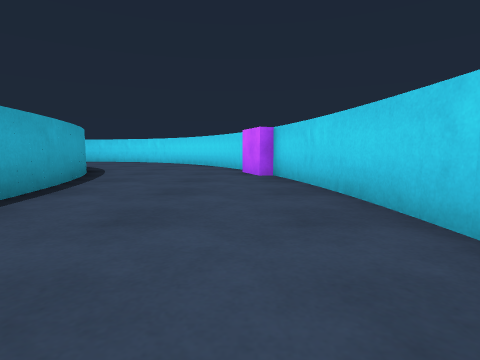
[1] (above)

16 first-person views from a walk through a world built for the Gazebo simulator. The camera is 0.53 m above the floor, tilts 6° down and sees 80° across. The floor is counted in squares, 1 m on a side. Each view is taken from the middle of a square. On the plan, view 1 faces up. The plan holds only what a view shows up to about 9 squares ahead; the rest is blank. The place goes on beyond the plan. Robots are left out.

[2]
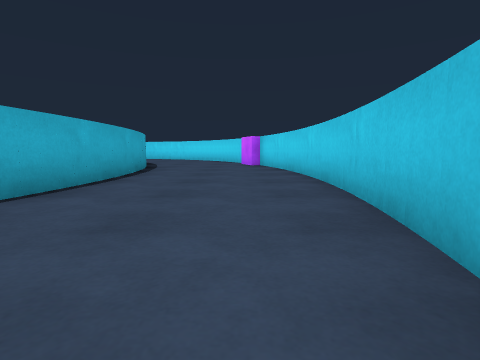

[3]
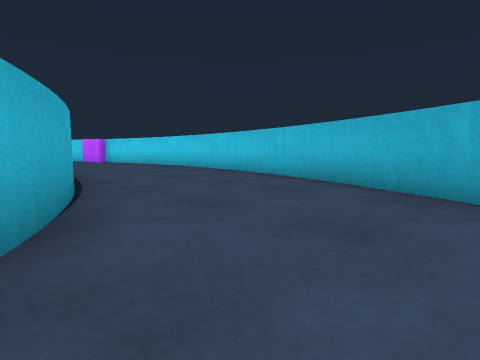

[4]
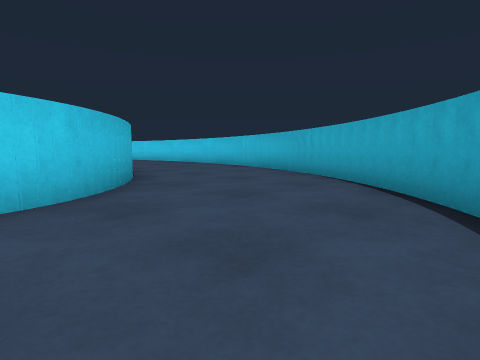

[5]
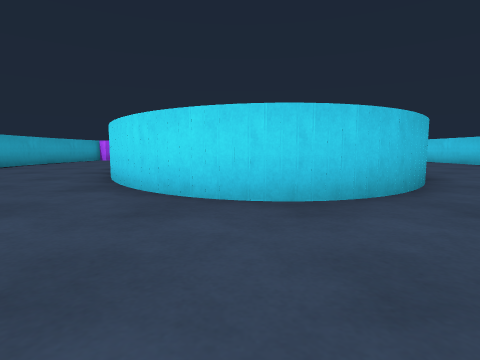

[6]
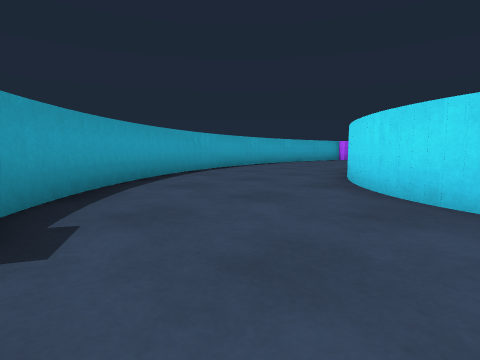

[7]
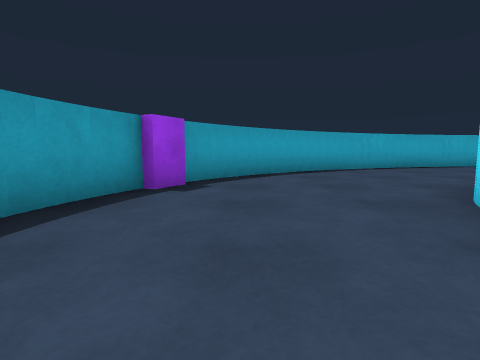

[8]
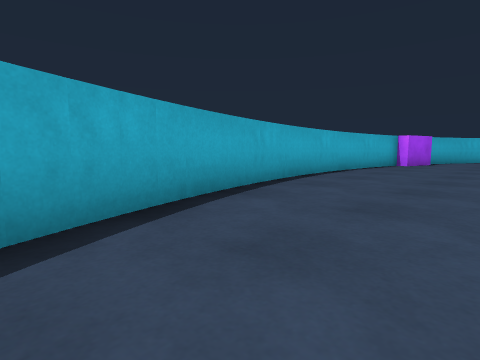

[9]
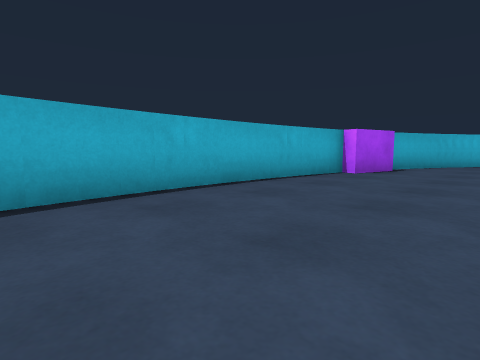

[10]
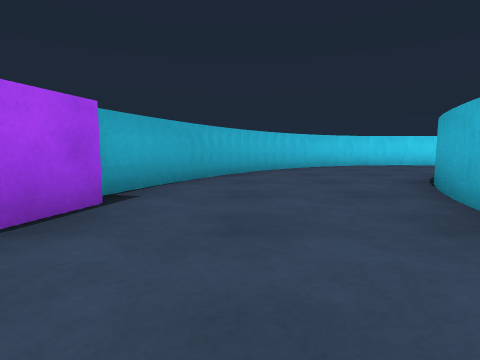

[11]
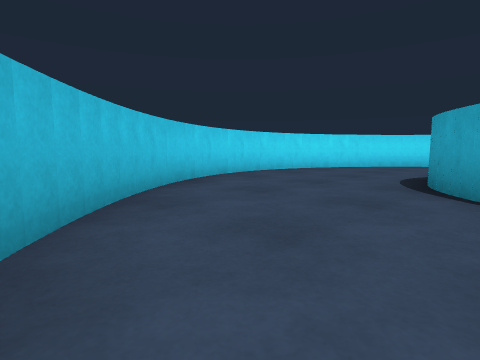

[12]
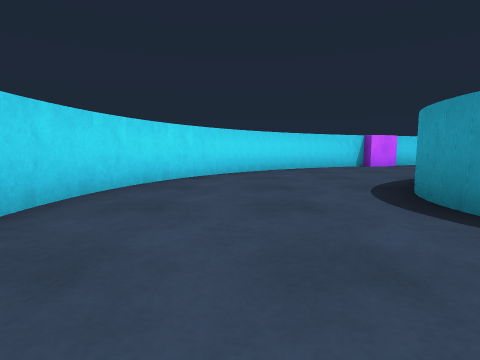

[13]
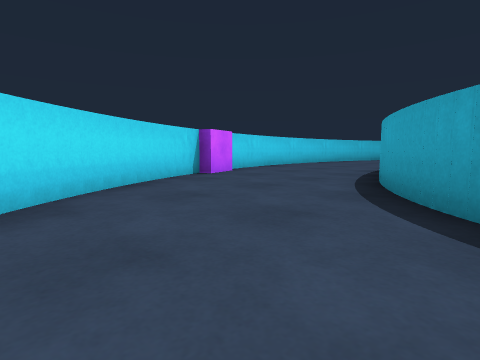

[14]
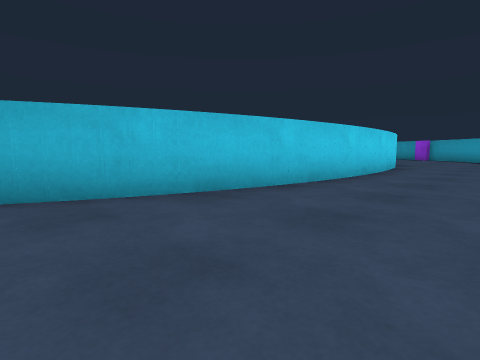

[15]
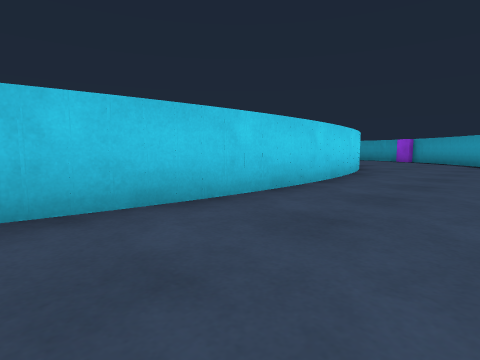

[16]
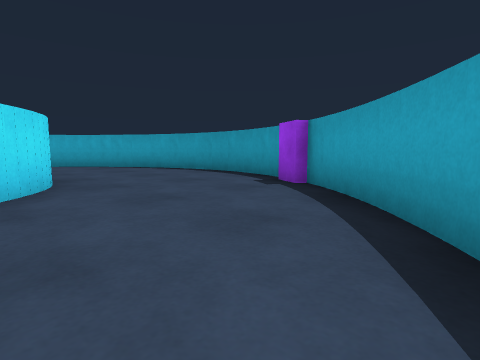

### Floor plan
Key: @ floor where view 1 was taken; # wall or solid block; . floor; B purple box.
Columns run from 15 left of view 1 to 2 right of it. Each row starts with its distance up from view 1.
 13       ######
 12      #......#
 11     #........#
 10    #..........#
  9   #.....##.....#
  8   #....####....#
  7  #....##  ##...B
  6  #....#    #....#
  5  B...##    ##...#
  4  #...#      #...#
  3 #....#      #....#
  2 #....#      #....#
  1 #....#      #....#
  0 #....#      #..@.#
 -1 #....#      #....#
 -2  #...#      #...#
 -3  #...#     ##...#
 -4  #....     #....#
 -5  #....##  ##....#
 -6   #....####....#
 -7   #.....##.....#
 -8    #..........#
 -9     #........#
-10      #B.....#
-11       ######

Where each view was taken, in squares from view 1:
view 1: 0 up, 0 right, facing up
view 2: 4 down, 0 right, facing up
view 3: 7 down, 4 left, facing up-right
view 4: 10 down, 6 left, facing up-right
view 5: 10 down, 7 left, facing up
view 6: 10 down, 7 left, facing up-left
view 7: 9 down, 5 left, facing left
view 8: 6 down, 11 left, facing up-left
view 9: 2 down, 11 left, facing up-left
view 10: 3 up, 12 left, facing up
view 11: 8 up, 12 left, facing up-right
view 12: 11 up, 9 left, facing right
view 13: 11 up, 5 left, facing down-right
view 14: 7 up, 13 left, facing down-right
view 15: 4 up, 13 left, facing down-right
view 16: 6 down, 12 left, facing down-right
